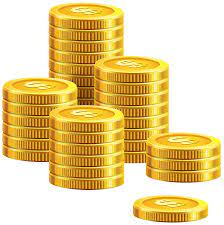
#> input picture coins.png, 224 x 225 px, found by its file name
$ jupyter execute --allow-errors DigitalImageandVideoProcessing_nhom_6.ipynb   (shell and % lines are left out)
#> lines starting #> are read from the running program, lines starting #| are printed output that depends on the picture; after the words box and inside, x2 and y2 are one past the last pixel; in counts of white or black regions, pixels touching at a corner belong together
<a href="https://colab.research.google.com/github/nguyenvudev20/mse22.imageprocessing/blob/main/DigitalImageandVideoProcessing_nhom_6.ipynb" target="_parent"></a>

#Digital Image and Video Processing

### Nhóm 6
- Nguyễn Trọng Trí
- Nguyễn Cương Trực
- Phạm Quang Việt
- Nguyễn Văn Vũ
- Kiều Văn Xuân

[cell 1]
import cv2
import numpy as np
from matplotlib import pyplot as plt
import urllib.request
from skimage.util import random_noise
fz=10
path_folder="nhom6/image/"

[cell 2]
#@title L10_1 Canny_Edge_Detector

# Load image
img = cv2.imread(path_folder+'bike.png')
# Convert to grayscale
#> (the rest of this cell did not finish here and is left out)

[cell 3]
#@title L10_2 Hough_Transform

# Load image
img = cv2.imread(path_folder+'article.jpg')

# Convert to grayscale
#> (the rest of this cell did not finish here and is left out)

[cell 4]
# Compute Hough Transform
theta = np.deg2rad(np.arange(-90.0, 90.0, 0.1))
#> (the rest of this cell did not finish here and is left out)

[cell 5]
#@title L10_3 Hough Transform for Coins

# Load image
img = cv2.imread(path_folder+'coins.png')
#> img is the input picture: shape (225, 224, 3); mean B, G, R 145.8, 207.5, 232.4

# Convert to grayscale
gray = cv2.cvtColor(img, cv2.COLOR_BGR2GRAY)
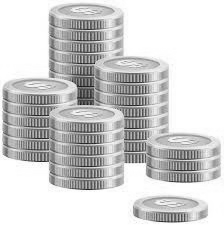
#> gray: shape (225, 224); min 22, max 255, mean 207.9

plt.figure(figsize=(25, 15))

# Display original image
plt.subplot(1,3,1)
plt.imshow(cv2.cvtColor(img, cv2.COLOR_BGR2RGB))
plt.title('Original Image')

# Extract edges using Sobel
edges = cv2.Canny(gray, 50, 150, apertureSize=3)
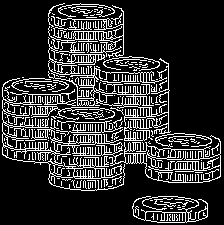
#> edges: shape (225, 224); 18.8% white in thin lines or dots

# Display edge detection
plt.subplot(1,3, 2)
plt.imshow(edges, cmap='gray')
plt.title('Edge Detection by Sobel')
# Find edges with Hough Transform
circles = cv2.HoughCircles(edges, cv2.HOUGH_GRADIENT, dp=1, minDist=100, param1=50, param2=34, minRadius=20, maxRadius=0)
#> circles = [[92.5, 117.5, 62.4], [168.5, 41.5, 121.8], [57.5, 214.5, 122.5], [182.5, 170.5, 38.5], [43.5, 27.5, 65.5]]

# Convert the (x, y) coordinates and radius of the circles to integers
circles = np.round(circles[0, :]).astype('int')
#> circles = [[92, 118, 62], [168, 42, 122], [58, 214, 122], [182, 170, 38], [44, 28, 66]]

#print(circles)

# Display image with detected circles
plt.subplot(1,3, 3)

plt.imshow(cv2.cvtColor(img, cv2.COLOR_BGR2RGB))
for (x, y, r) in circles:
    cv2.circle(img, (x, y), r, (0, 0, 255), 5)
    cv2.putText(img, 'X', (x-10, y+10),cv2.FONT_HERSHEY_SIMPLEX, 1, (255, 0, 0), 3, cv2.LINE_AA)
#> this loop made 5 passes
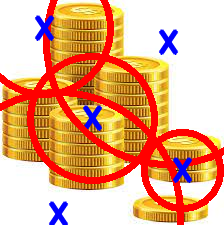
#> img: shape (225, 224, 3); 19.8% of pixels changed, all inside (x1, y1, x2, y2) = (0, 0, 224, 225)
plt.imshow(cv2.cvtColor(img, cv2.COLOR_BGR2RGB))
plt.title('Detected Circles')

plt.show()
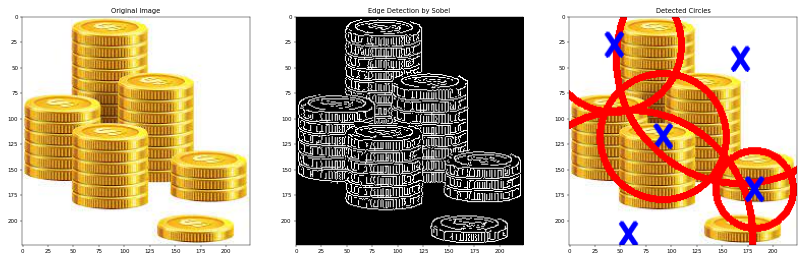
#> figure drawn by matplotlib, 3 panels
